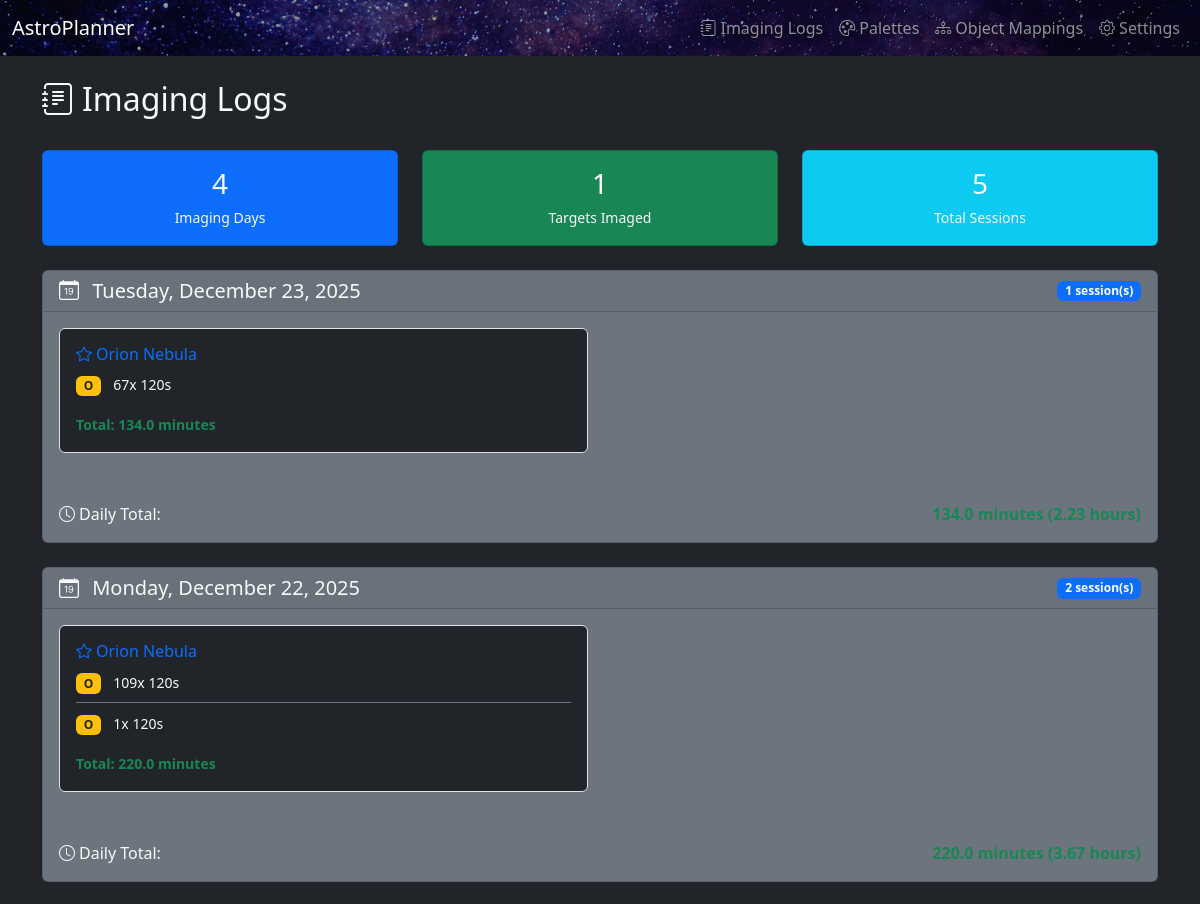
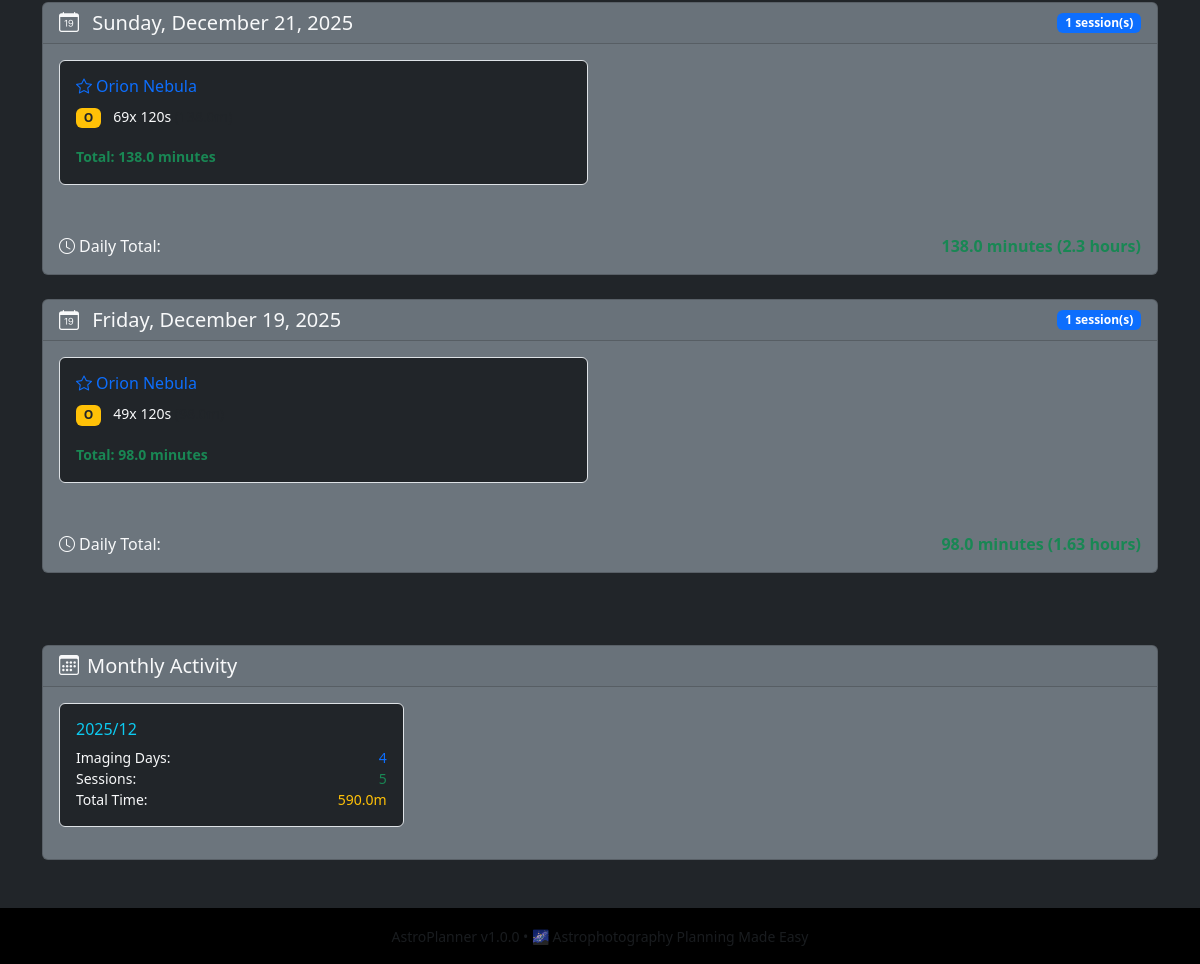
The app's page /imaging-logs with its own data (2 pictures, top to bottom).
### app.py (models this page shows)
class ImagingSession(db.Model):
    __tablename__ = "imaging_sessions"
    id = db.Column(db.Integer, primary_key=True)
    target_id = db.Column(db.Integer, db.ForeignKey("targets.id"), nullable=False)
    date = db.Column(db.Date, nullable=False, default=datetime.now().date)
    channel = db.Column(db.String(16), nullable=False)  # H, O, S, L, R, G, B
    sub_exposure_seconds = db.Column(db.Integer, nullable=False)
    sub_count = db.Column(db.Integer, nullable=False)
    notes = db.Column(db.Text)
    target = relationship("Target", back_populates="sessions")

class Target(db.Model):
    __tablename__ = "targets"
    id = db.Column(db.Integer, primary_key=True)
    name = db.Column(db.String(128), nullable=False)
    catalog_id = db.Column(db.String(64))
    target_type = db.Column(db.String(64))  # Keep for backward compatibility
    target_type_id = db.Column(db.Integer, db.ForeignKey("target_types.id"))  # New FK reference
    ra_hours = db.Column(db.Float, nullable=False)
    dec_deg = db.Column(db.Float, nullable=False)
    notes = db.Column(db.Text)
    pixinsight_workflow = db.Column(db.Text)
    preferred_palette = db.Column(db.String(64), default="SHO")  # Keep for backward compatibility
    palette_id = db.Column(db.Integer, db.ForeignKey("palettes.id"))  # New FK reference
    packup_time_local = db.Column(db.String(5), default="01:00")  # "HH:MM"
    override_packup_time = db.Column(db.String(5))  # NULL = use global default
    override_min_altitude = db.Column(db.Float)     # NULL = use global default
    final_image_filename = db.Column(db.String(255))
    created_at = db.Column(db.DateTime, default=datetime.utcnow)
    plans = relationship("TargetPlan", back_populates="target",
                         cascade="all, delete-orphan")
    sessions = relationship("ImagingSession", back_populates="target",
                            cascade="all, delete-orphan")
    palette = relationship("Palette", back_populates="targets")

### app.py (the view)
@app.route("/imaging-logs")
def imaging_logs():
    sessions = (
        ImagingSession.query
        .join(Target)
        .order_by(ImagingSession.date.desc(), ImagingSession.id.desc())
        .all()
    )
    from collections import defaultdict
    sessions_by_date = defaultdict(list)
    for session in sessions:
        sessions_by_date[session.date].append(session)
    grouped_sessions = sorted(sessions_by_date.items(), key=lambda x: x[0], reverse=True)
    total_sessions = len(sessions)
    unique_dates = len(sessions_by_date)
    unique_targets = len(set(session.target_id for session in sessions))
    stats = {
        'total_sessions': total_sessions,
        'imaging_days': unique_dates,
        'targets_imaged': unique_targets
    }
    return render_template("imaging_logs.html",
                         grouped_sessions=grouped_sessions,
                         stats=stats)

### app.py (called while the page is built)
@app.context_processor
def inject_version():
    return {
        'app_version': APP_VERSION,
        'app_name': APP_NAME,
        'datetime': datetime
    }

### templates/imaging_logs.html (shortened to what this page needs)
{% extends "base.html" %}
{% block content %}
<div class="row">
  <div class="col">
    <div class="d-flex justify-content-between align-items-center mb-4">
      <h2>
        <i class="bi bi-journal-text me-2"></i>Imaging Logs
      </h2>
    </div>
  </div>
</div>
<div class="row mb-4">
  <div class="col-md-4">
    <div class="card bg-primary text-light">
      <div class="card-body text-center">
        <h3 class="mb-1">{{ stats.imaging_days }}</h3>
        <small class="text-light">Imaging Days</small>
      </div>
    </div>
  </div>
  <div class="col-md-4">
    <div class="card bg-success text-light">
      <div class="card-body text-center">
        <h3 class="mb-1">{{ stats.targets_imaged }}</h3>
        <small class="text-light">Targets Imaged</small>
      </div>
    </div>
  </div>
  <div class="col-md-4">
    <div class="card bg-info text-light">
      <div class="card-body text-center">
        <h3 class="mb-1">{{ stats.total_sessions }}</h3>
        <small class="text-light">Total Sessions</small>
      </div>
    </div>
  </div>
</div>
<div class="row">
  <div class="col">
    {% if grouped_sessions %}
      {% for date, sessions in grouped_sessions %}
        <div class="card bg-secondary text-light mb-4">
          <div class="card-header d-flex justify-content-between align-items-center">
            <h5 class="mb-0">
              <i class="bi bi-calendar-date me-2"></i>
              {{ date.strftime('%A, %B %d, %Y') }}
            </h5>
            <span class="badge bg-primary">{{ sessions|length }} session(s)</span>
          </div>
          <div class="card-body">
            {% set targets_by_session = {} %}
            {% for session in sessions %}
              {% if session.target.name not in targets_by_session %}
                {% set _ = targets_by_session.update({session.target.name: []}) %}
              {% endif %}
              {% set _ = targets_by_session[session.target.name].append(session) %}
            {% endfor %}
            <div class="row">
              {% for target_name, target_sessions in targets_by_session.items() %}
                <div class="col-lg-6 mb-3">
                  <div class="border rounded p-3 bg-dark">
                    <h6 class="text-primary mb-2">
                      <a href="{{ url_for('target_detail', target_id=target_sessions[0].target.id) }}"
                         class="text-decoration-none text-primary">
                        <i class="bi bi-star me-1"></i>{{ target_name }}
                      </a>
                    </h6>
                    {% for session in target_sessions %}
                      <div class="d-flex justify-content-between align-items-center mb-2 pb-2 {% if not loop.last %}border-bottom border-secondary{% endif %}">
                        <div>
                          <span class="badge bg-warning text-dark me-2">{{ session.channel }}</span>
                          <small>
                            {{ session.sub_count }}x {{ session.sub_exposure_seconds }}s
                            <span class="text-muted">
                            </span>
                          </small>
                        </div>
                      </div>
                    {% endfor %}
                    {% set total_minutes = [] %}
                    {% for session in target_sessions %}
                      {% set _ = total_minutes.append((session.sub_count * session.sub_exposure_seconds) / 60) %}
                    {% endfor %}
                    <small class="text-success">
                      <strong>Total: {{ total_minutes | sum | round(1) }} minutes</strong>
                    </small>
                  </div>
                </div>
              {% endfor %}
            </div>
            {% set daily_total = [] %}
            {% for session in sessions %}
              {% set _ = daily_total.append((session.sub_count * session.sub_exposure_seconds) / 60) %}
            {% endfor %}
            <div class="mt-3 pt-3 border-top border-secondary">
              <div class="d-flex justify-content-between align-items-center">
                <span class="text-light">
                  <i class="bi bi-clock me-1"></i>Daily Total:
                </span>
                <strong class="text-success">
                  {{ daily_total | sum | round(1) }} minutes
                  {% if daily_total | sum >= 60 %}
                    ({{ (daily_total | sum / 60) | round(2) }} hours)
                  {% endif %}
                </strong>
              </div>
            </div>
          </div>
        </div>
      {% endfor %}
    {% endif %}
  </div>
</div>
{% if grouped_sessions %}
<div class="row mt-5">
  <div class="col">
    <div class="card bg-secondary text-light">
      <div class="card-header">
        <h5 class="mb-0">
          <i class="bi bi-calendar3 me-2"></i>Monthly Activity
        </h5>
      </div>
      <div class="card-body">
        {% set monthly_stats = {} %}
        {% for date, sessions in grouped_sessions %}
          {% set month_key = date.strftime('%Y-%m') %}
          {% if month_key not in monthly_stats %}
            {% set _ = monthly_stats.update({month_key: {'days': 0, 'sessions': 0, 'minutes': 0}}) %}
          {% endif %}
          {% set _ = monthly_stats[month_key].update({'days': monthly_stats[month_key]['days'] + 1}) %}
          {% set _ = monthly_stats[month_key].update({'sessions': monthly_stats[month_key]['sessions'] + sessions|length}) %}
          {% for session in sessions %}
            {% set session_minutes = (session.sub_count * session.sub_exposure_seconds) / 60 %}
            {% set _ = monthly_stats[month_key].update({'minutes': monthly_stats[month_key]['minutes'] + session_minutes}) %}
          {% endfor %}
        {% endfor %}
        <div class="row">
          {% for month, stats in monthly_stats.items() | reverse %}
            <div class="col-lg-4 col-md-6 mb-3">
              <div class="border rounded p-3 bg-dark">
                <h6 class="text-info mb-2">
                  {{ month | replace('-', '/') }}
                </h6>
                <div class="small">
                  <div class="d-flex justify-content-between">
                    <span>Imaging Days:</span>
                    <span class="text-primary">{{ stats.days }}</span>
                  </div>
                  <div class="d-flex justify-content-between">
                    <span>Sessions:</span>
                    <span class="text-success">{{ stats.sessions }}</span>
                  </div>
                  <div class="d-flex justify-content-between">
                    <span>Total Time:</span>
                    <span class="text-warning">{{ stats.minutes | round(1) }}m</span>
                  </div>
                </div>
              </div>
            </div>
          {% endfor %}
        </div>
      </div>
    </div>
  </div>
</div>
{% endif %}
{% endblock %}

### templates/base.html (shortened to what this page needs)
<!doctype html>
<html lang="en">
<head>
  <link
    href="{{ url_for('static', filename='css/bootstrap.min.css') }}"
    rel="stylesheet"
  >
  <link
    href="{{ url_for('static', filename='css/bootstrap-icons.min.css') }}"
    rel="stylesheet"
  >
</head>
<body class="bg-dark text-light">
<nav class="navbar navbar-expand-lg navbar-dark navbar-milkyway mb-4">
  <div class="container-fluid">
    <a class="navbar-brand" href="{{ url_for('index') }}">{{ app_name }}</a>
    <div class="navbar-nav ms-auto">
      <a class="nav-link" href="{{ url_for('imaging_logs') }}">
        <i class="bi bi-journal-text me-1"></i>Imaging Logs
      </a>
      <a class="nav-link" href="{{ url_for('palette_list') }}">
        <i class="bi bi-palette me-1"></i>Palettes
      </a>
      <a class="nav-link" href="{{ url_for('manage_object_mappings') }}">
        <i class="bi bi-diagram-3 me-1"></i>Object Mappings
      </a>
      <a class="nav-link" href="{{ url_for('global_settings') }}">
        <i class="bi bi-gear me-1"></i>Settings
      </a>
    </div>
  </div>
</nav>
<div class="container mb-5">
  {% block content %}{% endblock %}
</div>
<footer class="bg-black text-center py-3 mt-5">
  <div class="container">
    <small class="text-muted">
      {{ app_name }} v{{ app_version }} •
      <span title="Professional astrophotography session planning tool">🌌 Astrophotography Planning Made Easy
      </span>
    </small>
  </div>
</footer>
</body>
</html>

### records on screen
ImagingSession: strftime "Tuesday, December 23, 2025", channel "O", sub_count "67", sub_exposure_seconds "120"
Target: name "Orion Nebula", total_minutes "134.0", total_minutes "220.0", total_minutes "138.0", total_minutes "98.0"
ImagingSession: strftime "Monday, December 22, 2025", channel "O", sub_count "109", sub_exposure_seconds "120"
ImagingSession: channel "O", sub_count "1", sub_exposure_seconds "120"
ImagingSession: strftime "Sunday, December 21, 2025", channel "O", sub_count "69", sub_exposure_seconds "120"
ImagingSession: strftime "Friday, December 19, 2025", channel "O", sub_count "49", sub_exposure_seconds "120"

### other values on screen
{{ app_name }} "AstroPlanner"
{{ stats.imaging_days }} "4"
{{ stats.targets_imaged }} "1"
{{ stats.total_sessions }} "5"
{{ sessions|length }} "1" "2" "1" "1"
{{ daily_total | sum | round(1) }} "134.0" "220.0" "138.0" "98.0"
{{ (daily_total | sum / 60) | round(2) }} "2.23" "3.67"
{{ month | replace('-', '/') }} "2025/12"
{{ stats.days }} "4"
{{ stats.sessions }} "5"
{{ stats.minutes | round(1) }} "590.0"
{{ app_version }} "1.0.0"
